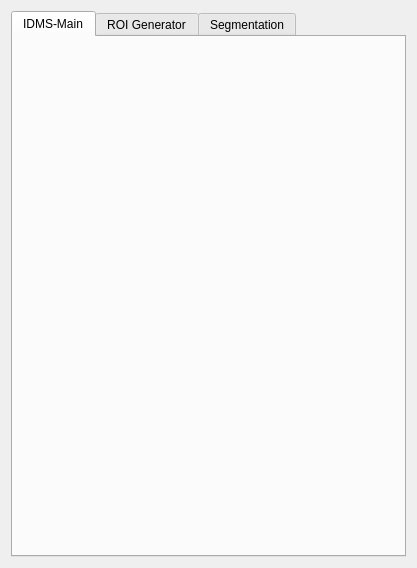
<?xml version="1.0" encoding="UTF-8"?>
<ui version="4.0">
 <class>Form</class>
 <widget class="QWidget" name="Form">
  <property name="geometry">
   <rect>
    <x>0</x>
    <y>0</y>
    <width>417</width>
    <height>568</height>
   </rect>
  </property>
  <property name="windowTitle">
   <string>Form</string>
  </property>
  <layout class="QGridLayout" name="gridLayout">
   <item row="0" column="0">
    <widget class="QTabWidget" name="tab_widget">
     <property name="currentIndex">
      <number>0</number>
     </property>
     <widget class="QWidget" name="main_tab">
      <attribute name="title">
       <string>IDMS-Main</string>
      </attribute>
     </widget>
     <widget class="QWidget" name="roi_tab">
      <attribute name="title">
       <string>ROI Generator</string>
      </attribute>
     </widget>
     <widget class="QWidget" name="segment_tab">
      <attribute name="title">
       <string>Segmentation</string>
      </attribute>
     </widget>
    </widget>
   </item>
  </layout>
 </widget>
 <resources/>
 <connections/>
</ui>
